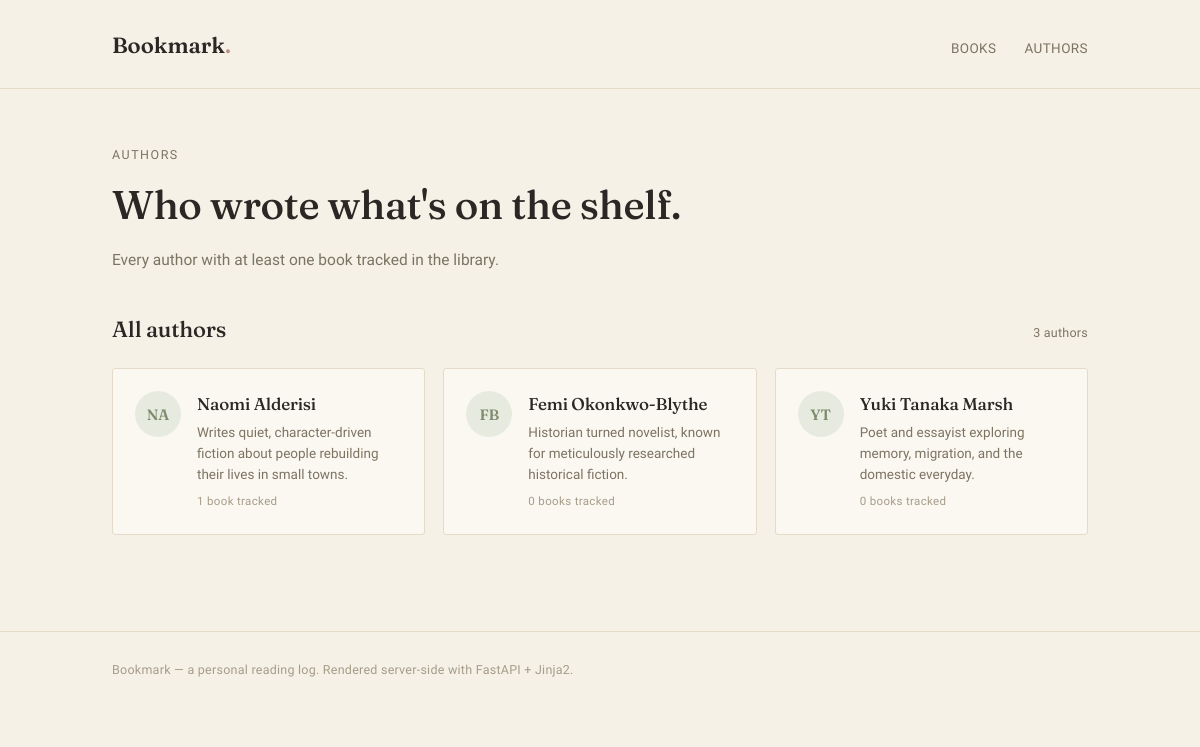
The app's page /authors with its own data.
### models.py (models this page shows)
class Author(Base):
    __tablename__ = "authors"
    id: Mapped[int] = mapped_column(primary_key=True, index=True)
    name: Mapped[str] = mapped_column(String(100), nullable=False)
    bio: Mapped[str | None] = mapped_column(String(500), nullable=True)
    initials: Mapped[str | None] = mapped_column(String(10), nullable=True)
    books: Mapped[list["Book"]] = relationship(back_populates="author", cascade="all, delete-orphan")

### main.py (the view)
@app.get("/authors", include_in_schema=False)
def authors_page(request: Request, db: Annotated[Session, Depends(get_db)]):
    result = db.execute(select(models.Author))
    authors = result.scalars().all()
    result = db.execute(select(models.Book))
    books = result.scalars().all()
    return templates.TemplateResponse(
        request,
        "authors.html",
        {"authors" : authors, "books" : books}
    )

### templates/authors.html
{% extends "index.html" %}
{% block content %}
  <div class="wrap">
    <section class="hero" style="margin-bottom: 40px;">
      <div class="eyebrow">Authors</div>
      <h1>Who wrote what's on the shelf.</h1>
      <p class="sub">Every author with at least one book tracked in the library.</p>
    </section>
    <section>
      <div class="section-head">
        <h2>All authors</h2>
        <span class="count-tag">{{ authors|length }} authors</span>
      </div>
      <div class="grid" style="grid-template-columns: repeat(auto-fill, minmax(280px, 1fr));">
        {% for author in authors %}
          {% set book_count = books | selectattr('author_id', 'equalto', author.id) | list | length %}
          <a class="author-card" href="/authors/{{ author.id }}">
            <span class="avatar">{{ author.initials }}</span>
            <div>
              <h3>{{ author.name }}</h3>
              <p>{{ author.bio }}</p>
              <span class="book-count">{{ book_count }} book{{ "" if book_count == 1 else "s" }} tracked</span>
            </div>
          </a>
        {% endfor %}
      </div>
    </section>
  </div>
{% endblock content %}

### static/css/style.css (style rules this page uses)
:root { --ivory: #F5F1E7; --paper: #FBF8F2; --ink: #2B2724; --taupe: #7C7362; --taupe-light: #A69C89; --line: #E4DCC8; --sage: #7E8B6D; --sage-soft: #E7EADF; --rose: #C08F86; --rose-soft: #F3E3DF; --ochre: #B08A45; --ochre-soft: #EFE4CD; --slate: #6E7C8C; --slate-soft: #E1E6EA; --plum: #8B6E82; --plum-soft: #EBE0E7; --radius: 3px; --shadow: 0 1px 2px rgba(43, 39, 36, 0.05), 0 8px 24px -12px rgba(43, 39, 36, 0.12); }
* { box-sizing: border-box; }
html { scroll-behavior: smooth; }
body { margin: 0; background: var(--ivory); color: var(--ink); font-family: 'Work Sans', sans-serif; font-size: 15px; line-height: 1.55; -webkit-font-smoothing: antialiased; }
h1, h2, h3, .display { font-family: 'Fraunces', serif; font-weight: 500; letter-spacing: -0.01em; margin: 0; }
a { color: inherit; text-decoration: none; }
.wrap { max-width: 1040px; margin: 0 auto; padding: 0 32px; }
.hero { margin-bottom: 56px; }
.eyebrow { font-size: 12.5px; letter-spacing: 0.12em; text-transform: uppercase; color: var(--taupe); margin-bottom: 10px; }
.hero h1 { font-size: 40px; max-width: 22ch; }
.hero p.sub { margin-top: 12px; color: var(--taupe); max-width: 46ch; font-size: 15.5px; }
.section-head { display: flex; align-items: baseline; justify-content: space-between; margin-bottom: 22px; }
.section-head h2 { font-size: 22px; }
.count-tag { font-size: 12.5px; color: var(--taupe); letter-spacing: 0.02em; }
.grid { display: grid; grid-template-columns: repeat(auto-fill, minmax(220px, 1fr)); gap: 18px; }
.author-card { background: var(--paper); border: 1px solid var(--line); border-radius: var(--radius); padding: 22px; display: flex; gap: 16px; align-items: flex-start; transition: box-shadow 0.15s ease, transform 0.15s ease; }
.avatar { width: 46px; height: 46px; border-radius: 50%; background: var(--sage-soft); color: var(--sage); display: flex; align-items: center; justify-content: center; font-family: 'Fraunces', serif; font-weight: 600; font-size: 15px; flex: 0 0 auto; }
.author-card h3 { font-size: 17px; margin-bottom: 4px; }
.author-card p { margin: 0; font-size: 13.5px; color: var(--taupe); }
.author-card .book-count { display: inline-block; margin-top: 8px; font-size: 11.5px; color: var(--taupe-light); letter-spacing: 0.03em; }

### records on screen
Author: initials "NA", name "Naomi Alderisi", bio "Writes quiet, character-driven fiction about people rebuilding their lives in small towns.", id "1"
Author: initials "FB", name "Femi Okonkwo-Blythe", bio "Historian turned novelist, known for meticulously researched historical fiction.", book_count "0", value "s"
Author: initials "YT", name "Yuki Tanaka Marsh", bio "Poet and essayist exploring memory, migration, and the domestic everyday.", book_count "0", value "s"

### other values on screen
{{ authors|length }} "3"
